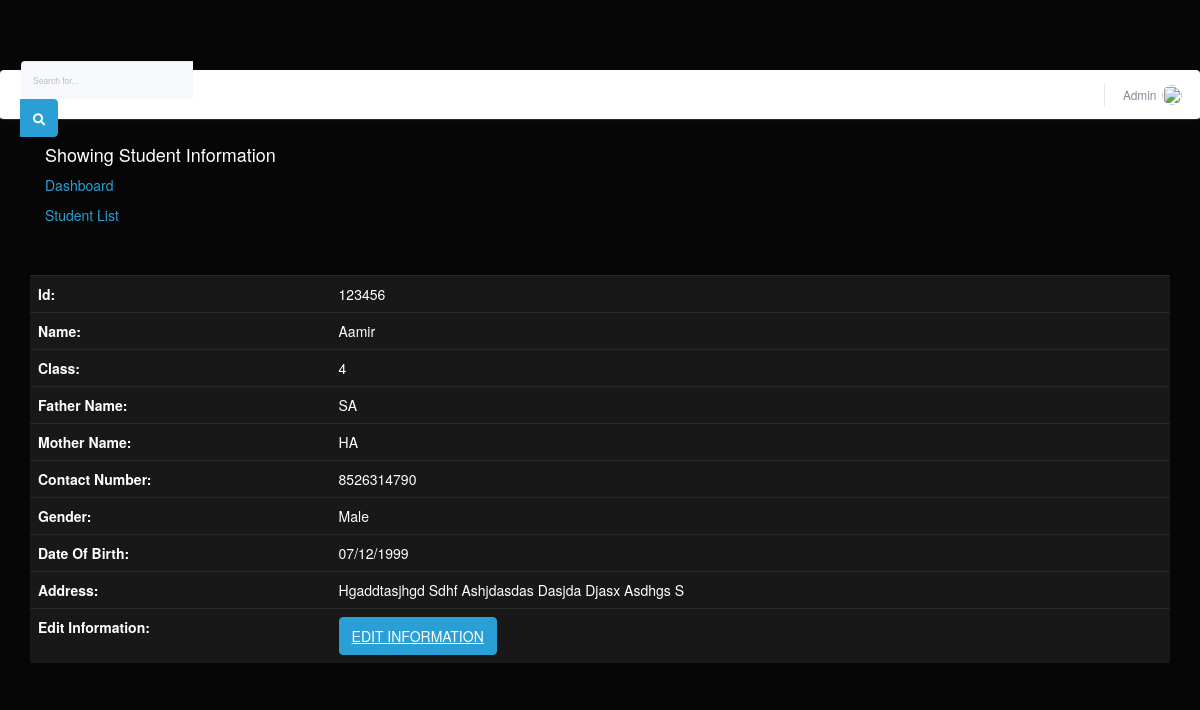
Page /student/showstudentinfo.php?data_id=123456 (signed in) on the committed database.
### tables this page shows
CREATE TABLE `teacher` (
  `id` int(11) NOT NULL,
  `name` varchar(50) NOT NULL,
  `password` varchar(50) NOT NULL,
  `status` int(11) NOT NULL
);

CREATE TABLE `student` (
  `stdid` int(10) NOT NULL,
  `name` varchar(50) NOT NULL,
  `class` varchar(5) NOT NULL,
  `status` int(2) NOT NULL
);

CREATE TABLE `studentinfo` (
  `stdid` int(2) NOT NULL,
  `fathername` varchar(50) NOT NULL,
  `mothername` varchar(50) NOT NULL,
  `contact` varchar(15) NOT NULL,
  `gender` varchar(8) NOT NULL,
  `dob` varchar(10) NOT NULL,
  `address` varchar(100) NOT NULL,
  `status` int(2) NOT NULL
);

### student/showstudentinfo.php (the view)
<?php include("header.php");?>
<body>
<section class="banner-area relative about-banner" id="home">
		 <div class="container">
					<div class="row d-flex align-items-center justify-content-center">
						<div class="about-content col-lg-12">
							<h4>
							 Showing Student Information
							</h4>
							<p class="text-white link-nav"><a href="index.php">Dashboard </a>
							<p><a href="studentlist.php">Student List</a></p>
						</div>
					</div>
				</div>
			</section>
			<br><br>
			<section class="info-area pb-40">
				<div class="container-fluid">
				    <div class="col-md-12">
			<form action="" method="POST"><table class="table">
			<?php
			  include("connect.php");
			  $id=$_GET['data_id'];
			  $result=mysqli_query($con,"SELECT * from student JOIN studentinfo ON student.stdid=studentinfo.stdid where student.stdid='$id' AND student.status=1");
			   $row=mysqli_fetch_assoc($result);
			    ?>
			            <tr><td><b>Id:</td><td><?php echo ucwords($row['stdid']);?></b></td></tr>
						<tr><td><b>Name:</td><td><?php echo ucwords($row['name']);?></b></td></tr>
						<tr><td><b>Class:</td><td><?php echo ucwords($row['class']);?></b></td></tr>
						<tr><td><b>Father Name:</td><td><?php echo ucwords($row['fathername']);?></b></td></tr>
						<tr><td><b>Mother Name:</td><td><?php echo ucwords($row['mothername']);?></b></td></tr>
						<tr><td><b>Contact Number:</td><td><?php echo ucwords($row['contact']);?></b></td></tr>
						<tr><td><b>Gender:</td><td><?php echo ucwords($row['gender']);?></b></td></tr>
						<tr><td><b>Date Of Birth:</td><td><?php echo ucwords($row['dob']);?></b></td></tr>
						<tr><td><b>Address:</td><td><?php echo ucwords($row['address']);?></b></td></tr>
						<tr><td><b>Edit Information:</td><td><a href='editstudentinfo.php?data_id=<?php echo $row['stdid'] ?>' class="btn btn-primary text-uppercase" onclick='javascript:return confirm("Sure to edit ?" );'>Edit Information</a></b></td></tr>
			  </table></form>
			  </div></div>
			</section>
			</body>

### student/header.php (shortened to what this page needs)
<?php  session_start();
if(isset($_SESSION['user_login']))
{ ?>
<!DOCTYPE html>
<html lang="en">
<head>
  <link href="vendor/fontawesome-free/css/all.min.css" rel="stylesheet" type="text/css">
  <link href="css/sb-admin-2.min.css" rel="stylesheet">
  <link rel="stylesheet" type="text/css" href="bootstrap/css/bootstrap.min.css" />
    <link rel="stylesheet" type="text/css" href="font-awesome/css/font-awesome.min.css" />
    <link rel="stylesheet" type="text/css" href="css/local.css" />
</head>
<body id="page-top">
    <div id="content-wrapper" class="d-flex flex-column">
      <div id="content">
        <nav class="navbar navbar-expand navbar-light bg-white topbar mb-4 static-top shadow">
          <form class="d-none d-sm-inline-block form-inline mr-auto ml-md-3 my-2 my-md-0 mw-100 navbar-search">
            <div class="input-group">
              <input type="text" class="form-control bg-light border-0 small" placeholder="Search for..." aria-label="Search" aria-describedby="basic-addon2">
              <div class="input-group-append">
                <button class="btn btn-primary" type="button">
                  <i class="fas fa-search fa-sm"></i>
                </button>
              </div>
            </div>
          </form>
          <ul class="navbar-nav ml-auto">
			<?php
				include('connect.php');
				$id = $_SESSION['user_login'];
				$result=mysqli_query($con,"select * from teacher where id=$id AND status=1");
				$row=mysqli_fetch_assoc($result);
			?>
            <li class="nav-item dropdown no-arrow">
              <a class="nav-link dropdown-toggle" href="#" id="userDropdown" role="button" data-toggle="dropdown" aria-haspopup="true" aria-expanded="false">
                <span class="mr-2 d-none d-lg-inline text-gray-600 small"><?php echo $row['name'] ?></span>
                <img class="img-profile rounded-circle" src="https://source.unsplash.com/QAB-WJcbgJk/60x60">
              </a>
            </li>
          </ul>
        </nav>
    </div>
  </div>
</body>
</html>
<?php
}
else
{
	header("Location:login.php");
}
?>

### rows in the picture
teacher: name "Admin"
student: studentinfo.stdid "123456", name "Aamir", class "4", studentinfo.fathername "SA", studentinfo.mothername "HA", studentinfo.contact "8526314790", studentinfo.gender "Male", studentinfo.dob "07/12/1999", studentinfo.address "Hgaddtasjhgd Sdhf Ashjdasdas Dasjda Djasx Asdhgs S"
